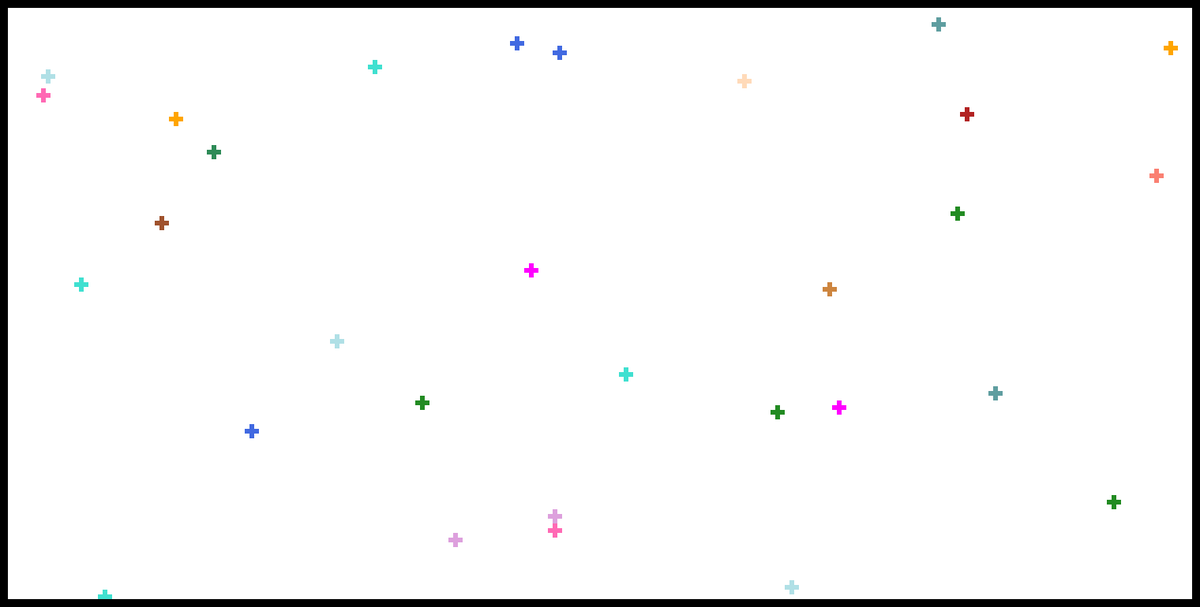
Frame 1 (no input)
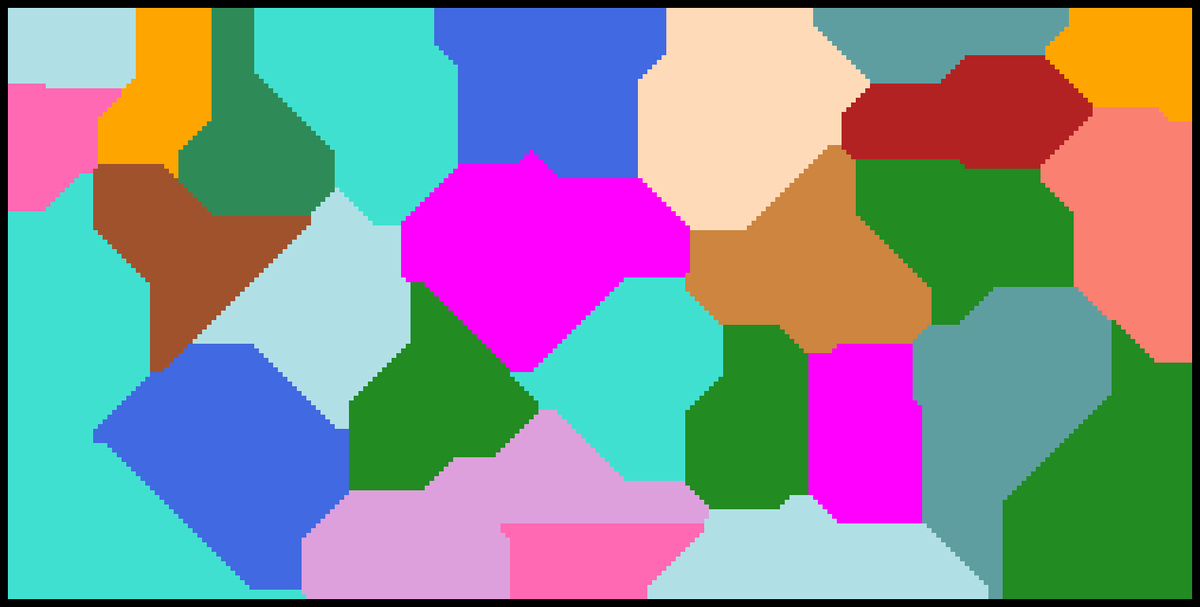
Frame 60 (no input)
Frame 120 (the mouse pressed at the canvas centre since frame 60): identical to frame 60, image omitted

The p5.js sketch that drew these frames (run headless with seeded random() and noise() and a simulated clock; from frame 60 on, the mouse is pressed at the canvas centre):

// p5.js sketch
// ── sketch.js
let cx, cy;
let vtg;

class VTGrid
{
  constructor(sx, sy, nrows, ncols)
  {
    this.sx = sx;
    this.sy = sy;
    this.nrows = nrows;
    this.ncols = ncols;
    this.cellWidth = 6;
    this.cellDistance = 0;
    this.grid_index = new Array(this.nrows).fill(0).map(() => new Array(this.ncols).fill(0));
    this.grid_gen = new Array(this.nrows).fill(0).map(() => new Array(this.ncols).fill(-1));
    this.color_dict = ['white', 'coral', 'magenta', 'chartreuse', 'yellowgreen', 'seagreen', 'forestgreen', 'peachpuff', 'salmon', 'plum', 'hotpink', 'powderblue', 'turquoise', 'cadetblue', 'royalblue', 'peru', 'sienna', 'firebrick', 'orange'];
    this.gen = 0;
  }

  randSpawn(count)
  {
    for(let i = 0;i < count;i ++)
      this.spawnPoint(int(random(this.nrows)), int(random(this.ncols)), int(random(1, this.color_dict.length)));
  }

  spawnPoint(row, col, index)
  {
    this.grid_index[row][col] = index;
    this.grid_gen[row][col] = this.gen;
  }

  update()
  {
    this.gen ++;
    for(let row = 0;row < this.nrows;row ++)
    {
      for(let col = 0;col < this.ncols;col ++)
      {
        if(this.gen == this.grid_gen[row][col] + 1)
        {
          if(row < this.nrows - 1 && this.grid_gen[row + 1][col] == -1)
          {
            this.grid_index[row + 1][col] = this.grid_index[row][col];
            this.grid_gen[row + 1][col] = this.gen;
          }
          if(col < this.ncols - 1 && this.grid_gen[row][col + 1] == -1)
          {
            this.grid_index[row][col + 1] = this.grid_index[row][col];
            this.grid_gen[row][col + 1] = this.gen;
          }
          if(row > 0 && this.grid_gen[row - 1][col] == -1)
          {
            this.grid_index[row - 1][col] = this.grid_index[row][col];
            this.grid_gen[row - 1][col] = this.gen;
          }
          if(col > 0 && this.grid_gen[row][col - 1] == -1)
          {
            this.grid_index[row][col - 1] = this.grid_index[row][col];
            this.grid_gen[row][col - 1] = this.gen;
          }
        }
      }
    }
  }

  draw()
  {
    stroke(0);
    strokeWeight(0);
    for(let row = 0;row < this.nrows;row ++)
    {
      for(let col = 0;col < this.ncols;col ++)
      {
        fill(this.color_dict[this.grid_index[row][col]]);
        square(this.sx + col * (this.cellWidth + this.cellDistance), this.sy + row * (this.cellWidth + this.cellDistance), this.cellWidth);
      }
    }
  }
}

function setup()
{
  createCanvas(1520, 770);

  cx = width / 2;
  cy = height / 2;
  vtd = new VTGrid(-cx + 10, -cy + 10, 125, 250);
  vtd.randSpawn(30);
}

function draw()
{
  background(0);
  translate(cx, cy);
  vtd.update();
  vtd.draw();
}
